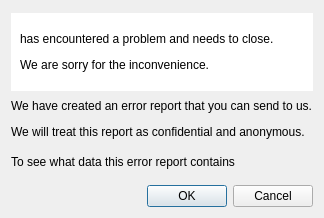
<?xml version="1.0" encoding="UTF-8"?>
<ui version="4.0">
 <class>CrashReport</class>
 <widget class="QDialog" name="CrashReport">
  <property name="geometry">
   <rect>
    <x>0</x>
    <y>0</y>
    <width>510</width>
    <height>300</height>
   </rect>
  </property>
  <property name="minimumSize">
   <size>
    <width>510</width>
    <height>300</height>
   </size>
  </property>
  <property name="maximumSize">
   <size>
    <width>510</width>
    <height>300</height>
   </size>
  </property>
  <property name="windowTitle">
   <string>Dialog</string>
  </property>
  <layout class="QVBoxLayout" name="verticalLayout">
   <property name="sizeConstraint">
    <enum>QLayout::SetFixedSize</enum>
   </property>
   <item>
    <spacer name="verticalSpacer_3">
     <property name="orientation">
      <enum>Qt::Vertical</enum>
     </property>
     <property name="sizeType">
      <enum>QSizePolicy::Fixed</enum>
     </property>
     <property name="sizeHint" stdset="0">
      <size>
       <width>20</width>
       <height>2</height>
      </size>
     </property>
    </spacer>
   </item>
   <item>
    <widget class="QWidget" name="widget" native="true">
     <property name="styleSheet">
      <string notr="true">QWidget { background-color : white; }</string>
     </property>
     <layout class="QVBoxLayout" name="verticalLayout_2">
      <item>
       <widget class="QLabel" name="lblTitle">
        <property name="minimumSize">
         <size>
          <width>0</width>
          <height>60</height>
         </size>
        </property>
        <property name="text">
         <string>&lt;html&gt;&lt;head/&gt;&lt;body&gt;&lt;p&gt;has encountered a problem and needs to close.&lt;/p&gt;&lt;p&gt;We are sorry for the inconvenience.&lt;/p&gt;&lt;/body&gt;&lt;/html&gt;</string>
        </property>
       </widget>
      </item>
     </layout>
    </widget>
   </item>
   <item>
    <spacer name="verticalSpacer_4">
     <property name="orientation">
      <enum>Qt::Vertical</enum>
     </property>
     <property name="sizeType">
      <enum>QSizePolicy::Fixed</enum>
     </property>
     <property name="sizeHint" stdset="0">
      <size>
       <width>20</width>
       <height>2</height>
      </size>
     </property>
    </spacer>
   </item>
   <item>
    <widget class="QLabel" name="label_2">
     <property name="text">
      <string>&lt;html&gt;&lt;head/&gt;&lt;body&gt;&lt;p&gt;We have created an error report that you can send to us.&lt;/p&gt;&lt;p&gt;We will treat this report as confidential and anonymous.&lt;/p&gt;&lt;/body&gt;&lt;/html&gt;</string>
     </property>
    </widget>
   </item>
   <item>
    <spacer name="verticalSpacer">
     <property name="orientation">
      <enum>Qt::Vertical</enum>
     </property>
     <property name="sizeType">
      <enum>QSizePolicy::Fixed</enum>
     </property>
     <property name="sizeHint" stdset="0">
      <size>
       <width>20</width>
       <height>10</height>
      </size>
     </property>
    </spacer>
   </item>
   <item>
    <widget class="QLabel" name="label_3">
     <property name="text">
      <string>&lt;html&gt;&lt;head/&gt;&lt;body&gt;&lt;p&gt;To see what data this error report contains&lt;/p&gt;&lt;/body&gt;&lt;/html&gt;</string>
     </property>
    </widget>
   </item>
   <item>
    <spacer name="verticalSpacer_2">
     <property name="orientation">
      <enum>Qt::Vertical</enum>
     </property>
     <property name="sizeType">
      <enum>QSizePolicy::Fixed</enum>
     </property>
     <property name="sizeHint" stdset="0">
      <size>
       <width>20</width>
       <height>10</height>
      </size>
     </property>
    </spacer>
   </item>
   <item>
    <widget class="QDialogButtonBox" name="buttonBox">
     <property name="orientation">
      <enum>Qt::Horizontal</enum>
     </property>
     <property name="standardButtons">
      <set>QDialogButtonBox::Cancel|QDialogButtonBox::Ok</set>
     </property>
    </widget>
   </item>
  </layout>
 </widget>
 <resources/>
 <connections>
  <connection>
   <sender>buttonBox</sender>
   <signal>accepted()</signal>
   <receiver>CrashReport</receiver>
   <slot>accept()</slot>
   <hints>
    <hint type="sourcelabel">
     <x>248</x>
     <y>254</y>
    </hint>
    <hint type="destinationlabel">
     <x>157</x>
     <y>274</y>
    </hint>
   </hints>
  </connection>
  <connection>
   <sender>buttonBox</sender>
   <signal>rejected()</signal>
   <receiver>CrashReport</receiver>
   <slot>reject()</slot>
   <hints>
    <hint type="sourcelabel">
     <x>316</x>
     <y>260</y>
    </hint>
    <hint type="destinationlabel">
     <x>286</x>
     <y>274</y>
    </hint>
   </hints>
  </connection>
 </connections>
</ui>
